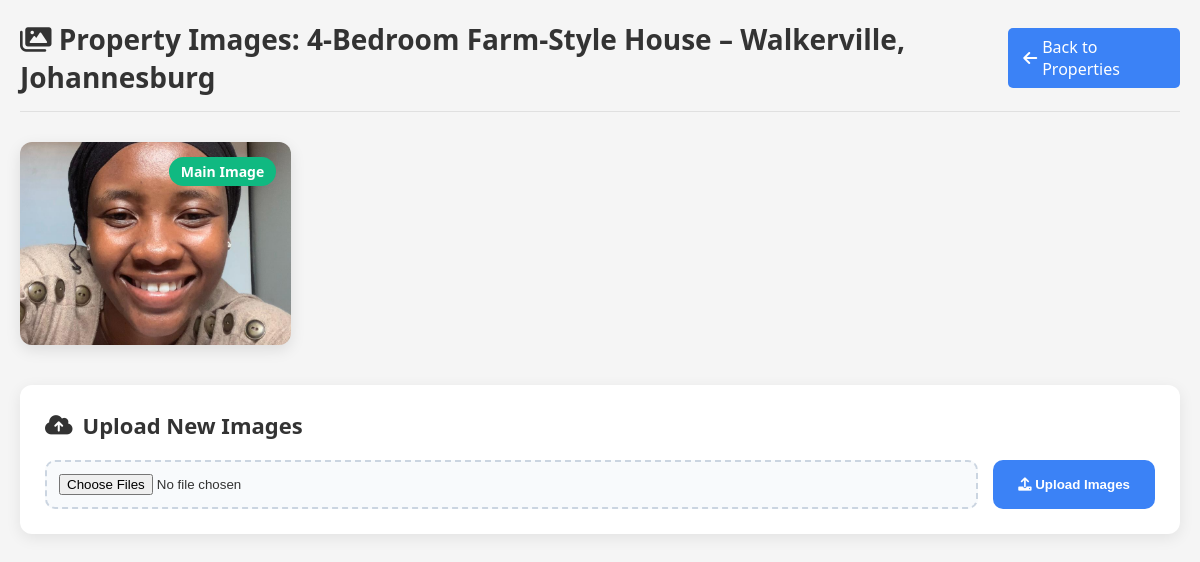
The page /dashboard/property_images.php?id=42 on the database its author committed.
### tables this page shows
CREATE TABLE `properties` (
  `id` int(11) NOT NULL,
  `landlord_id` int(11) NOT NULL,
  `title` varchar(200) NOT NULL,
  `description` text DEFAULT NULL,
  `property_type` enum('apartment','house','studio','townhouse','flat','room') NOT NULL,
  `address` text NOT NULL,
  `city` varchar(100) NOT NULL,
  `state` varchar(100) NOT NULL,
  `postal_code` varchar(20) DEFAULT NULL,
  `latitude` decimal(10,8) DEFAULT NULL,
  `longitude` decimal(11,8) DEFAULT NULL,
  `bedrooms` int(11) DEFAULT 0,
  `available_units` int(11) NOT NULL DEFAULT 1,
  `bathrooms` int(11) DEFAULT 0,
  `square_meters` decimal(8,2) DEFAULT NULL,
  `rent_amount` decimal(10,2) NOT NULL,
  `deposit_amount` decimal(10,2) NOT NULL,
  `utilities_included` tinyint(1) DEFAULT 0,
  `parking_available` tinyint(1) DEFAULT 0,
  `pet_friendly` tinyint(1) DEFAULT 0,
  `furnished` tinyint(1) DEFAULT 0,
  `available_from` date DEFAULT NULL,
  `lease_duration_months` int(11) DEFAULT 12,
  `is_available` tinyint(1) DEFAULT 1,
  `is_featured` tinyint(1) DEFAULT 0,
  `view_count` int(11) DEFAULT 0,
  `created_at` timestamp NOT NULL DEFAULT current_timestamp(),
  `updated_at` timestamp NOT NULL DEFAULT current_timestamp() ON UPDATE current_timestamp(),
  `admin_approved` tinyint(1) DEFAULT 0,
  `approved_date` datetime DEFAULT NULL,
  `approved_by` int(11) DEFAULT NULL,
  `is_occupied` tinyint(1) DEFAULT 0
);

CREATE TABLE `property_images` (
  `id` int(11) NOT NULL,
  `property_id` int(11) NOT NULL,
  `image_url` varchar(255) NOT NULL,
  `is_primary` tinyint(1) DEFAULT 0,
  `created_at` timestamp NOT NULL DEFAULT current_timestamp()
);

### dashboard/property_images.php (the view, shortened to what this page needs)
<?php
$servername = "localhost";
$username = "root";
$password = "";
$dbname = "easyrent_db";
$conn = mysqli_connect($servername, $username, $password, $dbname);
$property_id = isset($_GET['id']) ? (int)$_GET['id'] : 0;
$property = [];
$images = [];
if ($property_id) {
    $query = "SELECT * FROM properties WHERE id = ?";
    $stmt = mysqli_prepare($conn, $query);
    mysqli_stmt_bind_param($stmt, "i", $property_id);
    mysqli_stmt_execute($stmt);
    $result = mysqli_stmt_get_result($stmt);
    $property = mysqli_fetch_assoc($result);
    $query = "SELECT * FROM property_images WHERE property_id = ?";
    $stmt = mysqli_prepare($conn, $query);
    mysqli_stmt_bind_param($stmt, "i", $property_id);
    mysqli_stmt_execute($stmt);
    $result = mysqli_stmt_get_result($stmt);
    $images = mysqli_fetch_all($result, MYSQLI_ASSOC);
}
?>
<!DOCTYPE html>
<html lang="en">
<head>
    <link href="https://cdnjs.cloudflare.com/ajax/libs/font-awesome/6.0.0/css/all.min.css" rel="stylesheet">
</head>
<body>
    <div class="container">
        <div class="header">
            <h1>
                <i class="fas fa-images"></i>
                Property Images: <?php echo htmlspecialchars($property['title'] ?? 'Untitled Property'); ?>
            </h1>
            <a href="manage_properties.php" class="back-btn">
                <i class="fas fa-arrow-left"></i>
                Back to Properties
            </a>
        </div>
        <?php if (!empty($images)): ?>
            <div class="gallery">
                <?php foreach ($images as $image): ?>
                    <div class="gallery-item">
                        <?php if ($image['is_primary']): ?>
                            <span class="primary-badge">Main Image</span>
                        <?php endif; ?>
                        <img src="../uploads/properties/<?php echo htmlspecialchars($image['image_url']); ?>"
                             alt="Property Image" class="gallery-img">
                    </div>
                <?php endforeach; ?>
            </div>
        <?php endif; ?>
        <div class="upload-section">
            <h2 class="section-title">
                <i class="fas fa-cloud-upload-alt"></i>
                Upload New Images
            </h2>
            <form method="POST" action="upload_image.php" enctype="multipart/form-data">
                <div class="upload-form">
                    <input type="file" name="new_images[]" class="file-input" accept="image/*" multiple>
                    <button type="submit" class="upload-btn">
                        <i class="fas fa-upload"></i> Upload Images
                    </button>
                </div>
            </form>
        </div>
    </div>
</body>
</html>

### dashboard/property_images.php (style rules this page uses)
* { margin: 0; padding: 0; box-sizing: border-box; }
body { font-family: 'Segoe UI', Tahoma, Geneva, Verdana, sans-serif; background-color: #f5f5f5; color: #333; padding: 20px; }
.container { max-width: 1200px; margin: 0 auto; }
.header { display: flex; justify-content: space-between; align-items: center; margin-bottom: 30px; padding-bottom: 15px; border-bottom: 1px solid #e0e0e0; }
.header h1 { font-size: 28px; color: #333; }
.back-btn { display: inline-flex; align-items: center; padding: 8px 15px; background: #3b82f6; color: white; border-radius: 5px; text-decoration: none; font-weight: 500; }
.back-btn i { margin-right: 5px; }
.gallery { display: grid; grid-template-columns: repeat(auto-fill, minmax(250px, 1fr)); gap: 25px; }
.gallery-item { position: relative; border-radius: 12px; overflow: hidden; box-shadow: 0 5px 15px rgba(0,0,0,0.1); transition: transform 0.3s ease, box-shadow 0.3s ease; aspect-ratio: 4/3; }
.gallery-img { width: 100%; height: 100%; object-fit: cover; display: block; }
.primary-badge { position: absolute; top: 15px; right: 15px; background: #10b981; color: white; padding: 5px 12px; border-radius: 20px; font-size: 14px; font-weight: 600; z-index: 2; }
.upload-section { background: white; border-radius: 12px; padding: 25px; margin-top: 40px; box-shadow: 0 4px 15px rgba(0,0,0,0.08); }
.section-title { font-size: 22px; margin-bottom: 20px; color: #333; display: flex; align-items: center; gap: 10px; }
.upload-form { display: flex; gap: 15px; }
.file-input { flex: 1; padding: 12px; border: 2px dashed #cbd5e1; border-radius: 10px; background: #f8fafc; }
.upload-btn { padding: 12px 25px; background: #3b82f6; color: white; border: none; border-radius: 10px; cursor: pointer; font-weight: 600; transition: background 0.3s ease; }

### rows shown on the page
properties: title "4-Bedroom Farm-Style House – Walkerville, Johannesburg"
property_images: is_primary "Main Image", image_url (picture)
